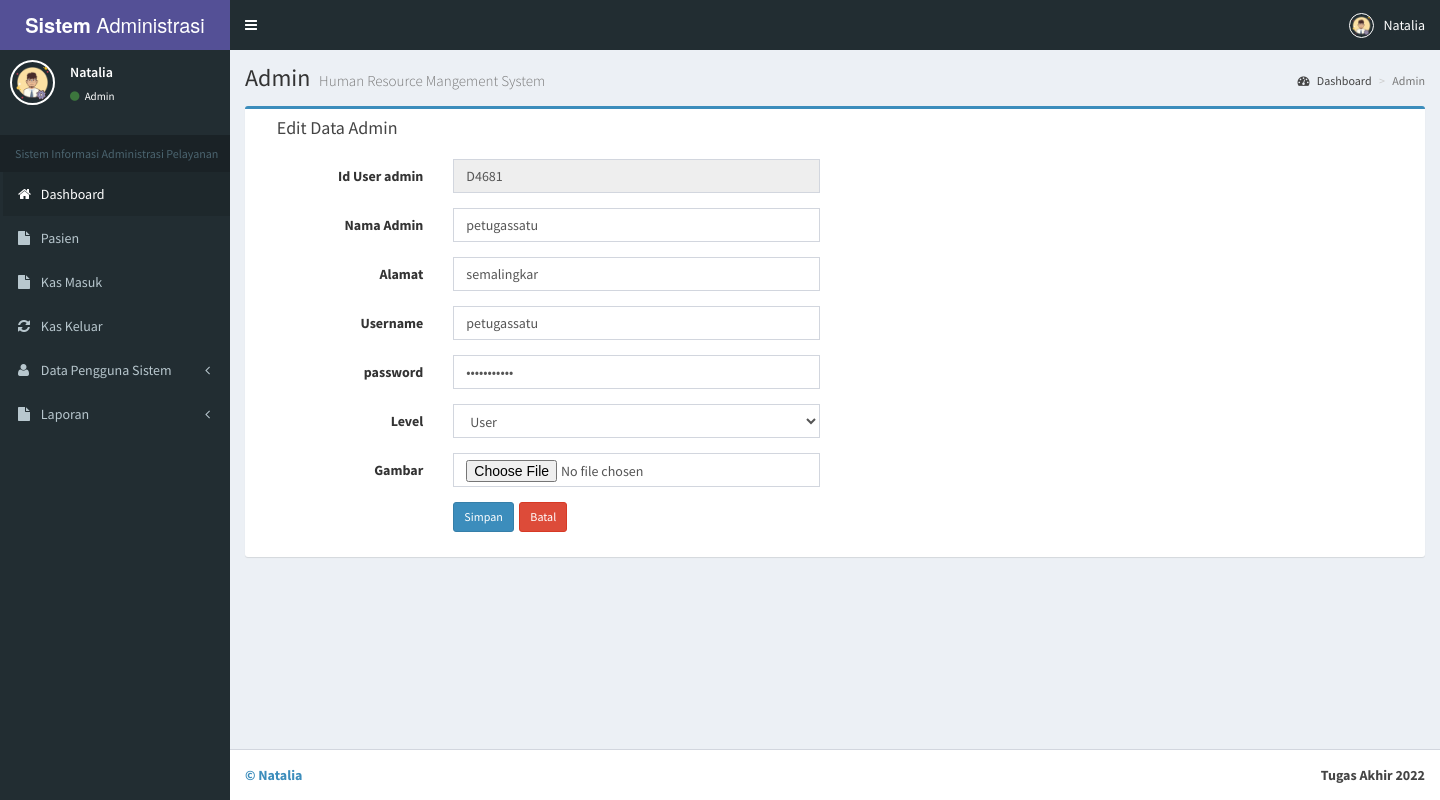
The page /keuangan/admin/edit_user.php?aksi=edit&id_user=D4681 (signed in) on the database its author committed.
### tables this page shows
CREATE TABLE `pengguna` (
  `id_user` varchar(10) NOT NULL,
  `nama` varchar(100) NOT NULL,
  `alamat` varchar(50) NOT NULL,
  `username` varchar(50) NOT NULL,
  `password` text NOT NULL,
  `level` enum('Admin','Superuser','User','Dokter') NOT NULL,
  `gambar` text NOT NULL,
  `jenis_kelamin` varchar(55) NOT NULL,
  `usia` int(11) NOT NULL
);

### keuangan/admin/edit_user.php (the view, shortened to what this page needs)
<?php include "session.php"; ?>
<!DOCTYPE html>
<html>
  <?php include "head.php"; ?>
  <body class="hold-transition skin-purple sidebar-mini">
    <div class="wrapper">
      <?php include "header.php"; ?>
      <?php include "menu.php"; ?>
      <div class="content-wrapper">
        <section class="content-header">
          <h1>
            Admin
            <small>Human Resource Mangement System</small>
          </h1>
          <ol class="breadcrumb">
            <li><a href="index.php"><i class="fa fa-dashboard"></i> Dashboard</a></li>
            <li class="active">Admin</li>
          </ol>
        </section>
        <section class="content">
          <div class="row">
            <section class="col-lg-12 connectedSortable">
              <div class="box box-primary">
                <div class="box-header">
                  <i class="ion ion-clipboard"></i>
                  <h3 class="box-title">Edit Data Admin</h3>
                </div>
                 <?php
            $id_user = $_GET['id_user'];
      $sql = mysqli_query($koneksi, "SELECT * FROM pengguna WHERE id_user='$id_user'");
      if(mysqli_num_rows($sql) == 0){
        header("Location: adminku.php");
      }else{
        $row = mysqli_fetch_assoc($sql);
      }
     ?>
                <div class="box-body">
                <form class="form-horizontal style-form" action="" method="post" enctype="multipart/form-data" name="form1" id="form1">
                         <div class="form-group">
                              <label class="col-sm-2 col-sm-2 control-label">Id User admin</label>
                              <div class="col-sm-4">
                                  <input name="id_user" type="text" id="id_user" class="form-control" value="<?php echo $row['id_user']; ?>" placeholder="Auto Number" autocomplete="off" autofocus="on" readonly="readonly" />
                              </div>
                          </div>
                          <div class="form-group">
                              <label class="col-sm-2 col-sm-2 control-label">Nama Admin</label>
                              <div class="col-sm-4">
                            <input name="nama" type="text" id="nama" class="form-control" value="<?php echo $row['nama']; ?>" placeholder="Nama Admin" autocomplete="off" required />
                            </div>
                          </div>
                           <div class="form-group">
                              <label class="col-sm-2 col-sm-2 control-label">Alamat</label>
                              <div class="col-sm-4">
                            <input name="alamat" type="text" id="alamat" class="form-control" value="<?php echo $row['alamat']; ?>" placeholder="Alamat" autocomplete="off" required />
                            </div>
                          </div>
                          <div class="form-group">
                              <label class="col-sm-2 col-sm-2 control-label">Username</label>
                              <div class="col-sm-4">
                            <input name="username" type="text" id="username" class="form-control" value="<?php echo $row['username']; ?>" placeholder="Username" autocomplete="off" required />
                            </div>
                          </div>
                          <div class="form-group">
                              <label class="col-sm-2 col-sm-2 control-label">password</label>
                              <div class="col-sm-4">
                            <input name="password" type="password" id="password" class="form-control" value="<?php echo $row['password']; ?>"  placeholder="Password" autocomplete="off" required />
                            </div>
                          </div>
                         <div class="form-group">
                              <label class="col-sm-2 col-sm-2 control-label">Level</label>
                              <div class="col-sm-4">
                           <select name="level" id="level" class="form-control" required="required">
                           <?php $leveluser = $row['level']; ?>
                            <option <?=($leveluser=='User')?'selected="selected"':''?>>User</option>
                           </select>
                            </div>
                          </div>
                          <div class="form-group">
                              <label class="col-sm-2 col-sm-2 control-label">Gambar</label>
                              <div class="col-sm-4">
                            <input name="nama_file" type="file" id="nama_file" class="form-control" placeholder="Password" autocomplete="off" required />
                            </div>
                          </div>
                          <div class="form-group">
                              <label class="col-sm-2 col-sm-2 control-label"></label>
                              <div class="col-sm-10">
                                  <input type="submit" name="update" value="Simpan" class="btn btn-sm btn-primary" />&nbsp;
                                <a href="anggota.php" class="btn btn-sm btn-danger">Batal </a>
                              </div>
                          </div>
                      </form>
                </div>
              </div>
            </section>
          </div>
        </section>
      </div>
      <?php include "footer.php"; ?>
    </div>
  </body>
</html>

### rows shown on the page
pengguna: id_user "D4681", nama "petugassatu", alamat "semalingkar", username "petugassatu", level "User"

### other values the page prints
$_SESSION['nama'] "Natalia"
$_SESSION['level'] "Admin"
